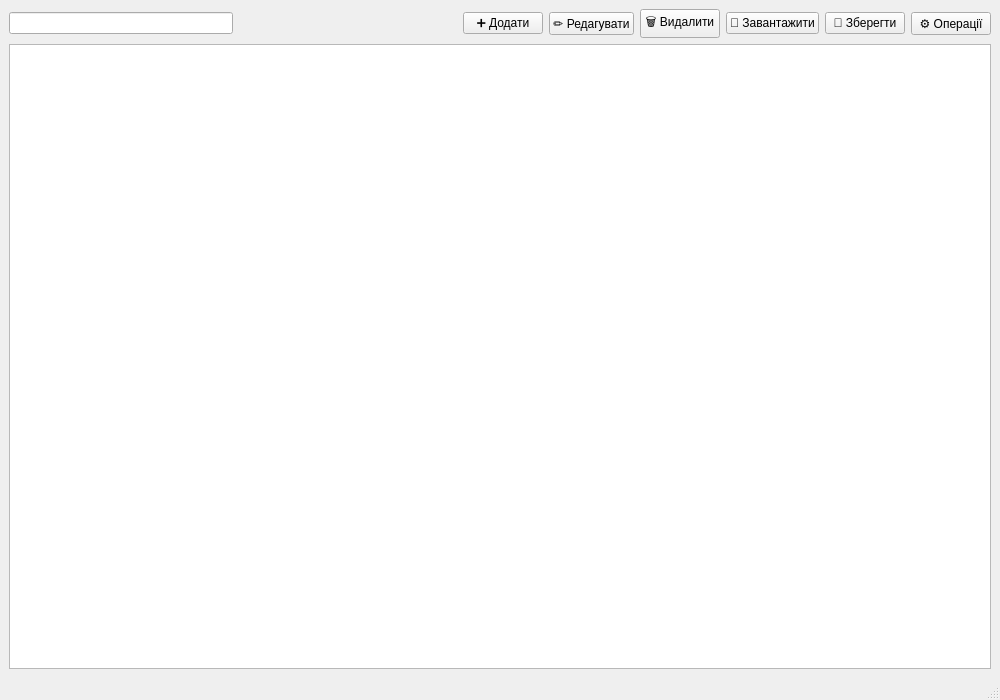
<?xml version="1.0" encoding="UTF-8"?>
<ui version="4.0">
 <class>MainWindow</class>
 <widget class="QMainWindow" name="MainWindow">
  <property name="geometry">
   <rect>
    <x>0</x>
    <y>0</y>
    <width>1000</width>
    <height>700</height>
   </rect>
  </property>
  <property name="windowTitle">
   <string>Менеджер автомобілів</string>
  </property>
  <widget class="QWidget" name="centralwidget">
   <layout class="QVBoxLayout" name="verticalLayout">
    <item>
     <layout class="QHBoxLayout" name="topControls">
      <item>
       <widget class="QLineEdit" name="searchText">
        <property name="maximumSize">
         <size>
          <width>300</width>
          <height>16777215</height>
         </size>
        </property>
       </widget>
      </item>
      <item>
       <spacer name="horizontalSpacer">
        <property name="orientation">
         <enum>Qt::Horizontal</enum>
        </property>
        <property name="sizeHint" stdset="0">
         <size>
          <width>40</width>
          <height>20</height>
         </size>
        </property>
       </spacer>
      </item>
      <item>
       <widget class="QPushButton" name="addButton">
        <property name="text">
         <string>➕ Додати</string>
        </property>
        <property name="toolTip">
         <string>Додати новий автомобіль</string>
        </property>
       </widget>
      </item>
      <item>
       <widget class="QPushButton" name="editButton">
        <property name="text">
         <string>✏️ Редагувати</string>
        </property>
        <property name="toolTip">
         <string>Редагувати обраний автомобіль</string>
        </property>
       </widget>
      </item>
      <item>
       <widget class="QPushButton" name="deleteButton">
        <property name="text">
         <string>🗑️ Видалити</string>
        </property>
        <property name="toolTip">
         <string>Видалити обраний автомобіль</string>
        </property>
       </widget>
      </item>
      <item>
       <widget class="QPushButton" name="loadButton">
        <property name="text">
         <string>📂 Завантажити</string>
        </property>
        <property name="toolTip">
         <string>Завантажити дані з файлу</string>
        </property>
       </widget>
      </item>
      <item>
       <widget class="QPushButton" name="saveButton">
        <property name="text">
         <string>💾 Зберегти</string>
        </property>
        <property name="toolTip">
         <string>Зберегти дані у файл</string>
        </property>
       </widget>
      </item>
      <item>
       <widget class="QPushButton" name="operationsButton">
        <property name="text">
         <string>⚙️ Операції</string>
        </property>
        <property name="toolTip">
         <string>Відкрити вікно операцій з даними</string>
        </property>
       </widget>
      </item>
     </layout>
    </item>
    <item>
     <widget class="QTableWidget" name="tableWidget">
      <property name="editTriggers">
       <set>QAbstractItemView::NoEditTriggers</set>
      </property>
      <property name="selectionMode">
       <enum>QAbstractItemView::SingleSelection</enum>
      </property>
      <property name="selectionBehavior">
       <enum>QAbstractItemView::SelectRows</enum>
      </property>
      <property name="alternatingRowColors">
       <bool>true</bool>
      </property>
     </widget>
    </item>
   </layout>
  </widget>
  <widget class="QStatusBar" name="statusbar"/>
 </widget>
 <resources/>
 <connections/>
</ui>
